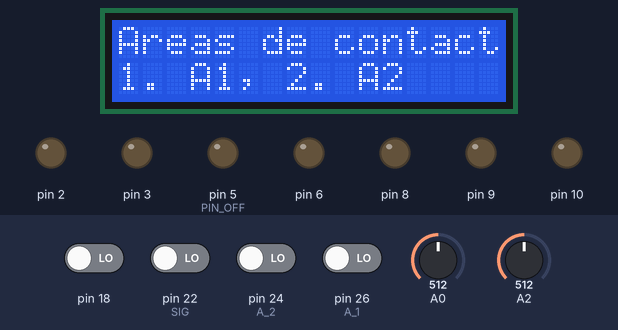
Simulated run of this sketch. Board: Arduino Mega 2560, built with avr-gcc and run on an emulated ATmega2560. Shown: 16×2 character LCD, output pins drawn as LEDs (lit = HIGH). The test bench sets the inputs (shaded band); at power-on: pin 18, pin 22 (SIG), pin 24 (A_2), pin 26 (A_1) LOW, A0 = 512, A2 = 512. EEPROM starts erased; pins used as bus, display or sensor lines are not drawn; what the sketch prints to the serial monitor is not drawn.

Above: at 1.2 s.
1.3 s: pin 24 (A_2) driven HIGH
At 4.2 s:
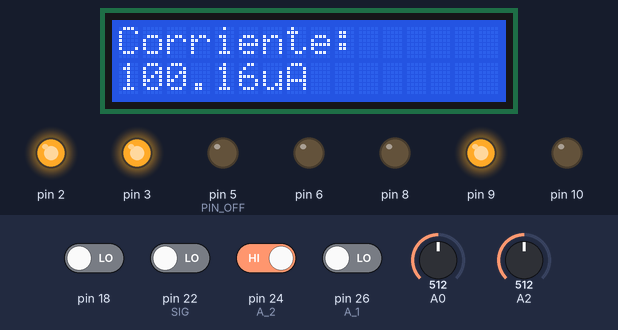
4.3 s: pin 22 (SIG) driven HIGH
At 6.0 s:
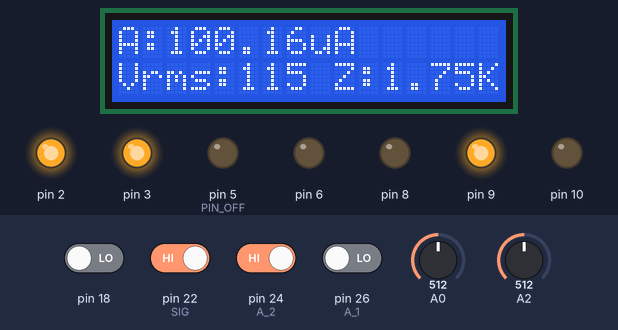
6.8 s: pin 18 driven HIGH
At 8.1 s:
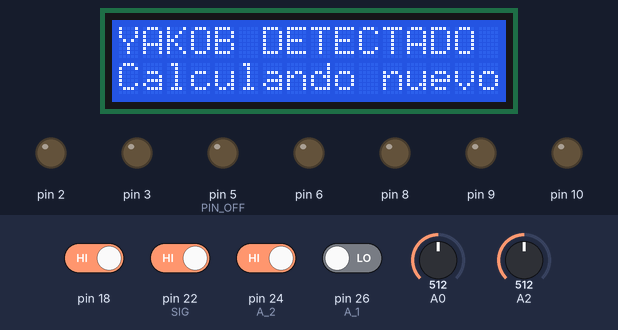
11.3 s: pin 26 (A_1) driven HIGH
At 12.4 s:
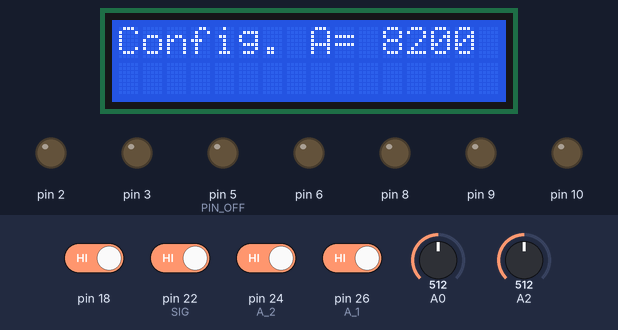
14.3 s: pin 22 (SIG) driven LOW
At 18.8 s:
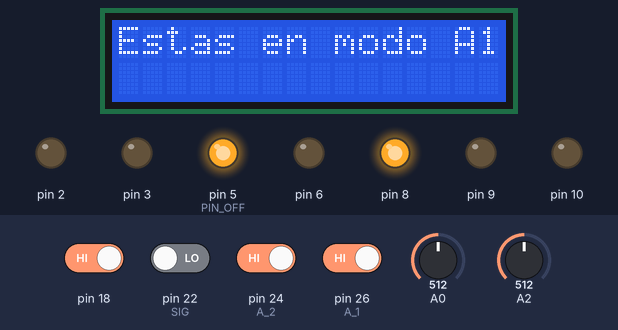
Timing chart, 0 to 20.3 s (numbered marks = the images above; inputs shaded):
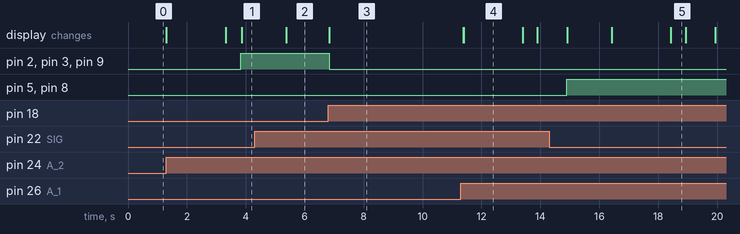

The sketch:

codigo_voltaje.ino
```cpp
#include <LiquidCrystal.h>
#include <EEPROM.h>


enum EstadoPrograma {
  MenuPrincipal,
  modoA1,
  modoA2,
  MostrarDatos,
  ResetPins,
};

const int RED_RELES[8] = { 2, 3, 4, 5, 6, 8, 9, 10 };
const int rs = 17, en = 42, d4 = 34, d5 = 36, d6 = 38, d7 = 40;
LiquidCrystal lcd(rs, en, d4, d5, d6, d7);
const int A_1 = 26;
const int A_2 = 24;
const int SIG = 22;
const int PIN_OFF = 5;
const int voltageAddress = 0;  //COnfig para guardar datos en la eeprom
const int currentAddress = sizeof(float);
const int resistanceAddress = 2 * sizeof(float);
EstadoPrograma estado = EstadoPrograma::MenuPrincipal;
bool estaCambiandoEstado = true;

void setup() {
  Serial.begin(9600);
  lcd.begin(16, 2);
  pinMode(A_1, INPUT);
  pinMode(A_2, INPUT);
  pinMode(SIG, INPUT);
  pinMode(A2, INPUT);
  digitalWrite(A_1, LOW);
  digitalWrite(A_2, LOW);
  digitalWrite(SIG, LOW);

  //SALIDA RED A1
  for (int i = 2; i < 2 + 5; i += 1) {
    pinMode(i, OUTPUT);
  }
  //SALIDA RED A2
  for (int i = 8; i < 8 + 3; i += 1) {
    pinMode(i, OUTPUT);
  }

  attachInterrupt(digitalPinToInterrupt(18), yakoactivo, RISING);
}
void off_reles() {
  // SALIDA RED A1
  for (int i = 2; i < 2 + 5; i += 1) {
    digitalWrite(i, LOW);
  }
  //SALIDA RED A2
  for (int i = 8; i < 8 + 3; i += 1) {
    digitalWrite(i, LOW);
  }
}
void yakoactivo() {
  mostrarPantalla("YAKOB DETECTADO", "Calculando nuevo valor I");
  delay(5000);
  off_reles();
  estaCambiandoEstado = true;
  estado = EstadoPrograma::MenuPrincipal;
}
void mostrarPantalla(String linea1, String linea2) {
  lcd.clear();
  lcd.setCursor(0, 0);
  lcd.print(linea1);
  lcd.setCursor(0, 1);
  lcd.print(linea2);
}


float get_VRMS() {
  float vin = map(analogRead(A2), 0, 1023, 0.0, 5.0);
  float vv= map(vin, 0.0, 5.0, 25.0, 250.0 );
  Serial.print("Vv: ");
  Serial.println(vv);
  return vv;
}


float get_IZ() {
  float voltaje = analogRead(A0) * (5.0 / 1023.0);  // Convertir la lectura ADC a voltaje
  float corriente = mapFloat(voltaje, 0.0, 5.0, 125.0, 200000.0, 3) / 1000;
  EEPROM.put(currentAddress, corriente);
  mostrarPantalla("Corriente: ", "");
  lcd.setCursor(0, 1);
  lcd.print(corriente, 3);
  lcd.setCursor(6, 1);
  lcd.print("uA");
  Serial.print("Corriente: ");
  Serial.print(corriente, 3);  // Imprimir con 3 decimales
  Serial.println(" uA");
  delay(1000);
}

float mapFloat(float x, float in_min, float in_max, float out_min, float out_max, int precision) {
  float result = (x - in_min) * (out_max - out_min) / (in_max - in_min) + out_min;
  return roundf(result * powf(10, precision)) / powf(10, precision);
}

void loop() {
  switch (estado) {
    case MenuPrincipal:
      MenuPrincial();
      break;

    case modoA1:
      ModoA1();
      break;

    case modoA2:
      ModoA2();
      break;

    case MostrarDatos:
      mostrardatos();
      break;
  }
}
```

estado_modo_a1.ino
```cpp
#include "red_resistencias.h"

void ModoA1() {
  Serial.println("Entrando a estado A1");
  mostrarPantalla("Estas en modo A1", "");
  delay(500);
  float v = get_VRMS();
  EEPROM.put(voltageAddress, v);
  lcd.clear();
  lcd.print("voltaje");
  lcd.setCursor(0, 1);
  lcd.print(v);
  delay(1000);

  prender_rele(v, RED_RELES, VALORES_RED_A1, VALOR_R_A1);
  float iz = get_IZ();
  delay(500);
  estado = EstadoPrograma::MostrarDatos;
  estaCambiandoEstado = true;
  Serial.println("Saliendo de estado A1");
}
```

estado_modo_a2.ino
```cpp
#include "red_resistencias.h"

void ModoA2() {
  Serial.println("Entrando a estado A2");
  mostrarPantalla("Estas en modo A2", "");
  delay(500);
  float v = get_VRMS();
  EEPROM.put(voltageAddress, v);
  lcd.clear();
  lcd.print("voltaje");
  lcd.setCursor(0, 1);
  lcd.print(v);

  prender_rele(v, RED_RELES, VALORES_RED_A2, VALOR_R_A2);
  float iz = get_IZ();
  delay(500);
  estado = EstadoPrograma::MostrarDatos;
  estaCambiandoEstado = true;
}
```

menu_principal.ino
```cpp
void MenuPrincial() {
  if (estaCambiandoEstado) {
    mostrarPantalla("Areas de contacto", "1. A1, 2. A2");
    estaCambiandoEstado = false;
  }

  if (digitalRead(A_1) == HIGH) {
    mostrarPantalla("Config. A= 8200 mm^2", "");
    delay(2000);
    estado = EstadoPrograma::modoA1;
  } else if (digitalRead(A_2) == HIGH) {
    mostrarPantalla("Config. A= 100 mm^2", "");
    delay(2000);
    estado = EstadoPrograma::modoA2;
  }
}
```

mostrar_datos.ino
```cpp
void mostrardatos() {
  if (estaCambiandoEstado) {
    mostrarPantalla("Revisando datos", "Presione sig.");
    estaCambiandoEstado = false;
  }
  if (digitalRead(SIG) == HIGH) {
    float VF;
    float CF;
    float RF;
    EEPROM.get(voltageAddress, VF);
    EEPROM.get(currentAddress, CF);
    EEPROM.get(resistanceAddress, RF);
    Serial.print("Voltage: ");
    Serial.println(VF);

    Serial.print("Current: ");
    Serial.println(CF);

    Serial.print("Resistance: ");
    Serial.println(RF);

    lcd.clear();
    lcd.setCursor(0, 0);
    lcd.print("A:");
    lcd.print(CF, 3);
    lcd.setCursor(8, 0);
    lcd.print("uA");
    lcd.setCursor(0, 1);
    lcd.print("Vrms:");
    lcd.print(VF, 0);
    lcd.setCursor(9, 1);
    lcd.print("Z:");
    lcd.print(RF);
    lcd.setCursor(15, 1);
    lcd.print("K");

    delay(6000);
    mostrarPantalla("Repetir P. Sig", "ir a menu: A1-A2");
  }

  if (digitalRead(A_1) == HIGH || digitalRead(A_2) == HIGH) {
    estado = EstadoPrograma::MenuPrincipal;
    estaCambiandoEstado = true;
  }

  //mostrar los VRMS, Z e I mientras se espera activación siguiente, apagar reles
}
```

red_resistencias.h
```cpp
#pragma once

constexpr int VALORES_RED_A1[5][8] = {
  { 1, 1, 1, 1, 0, 0, 1, 1 },  // 25VRMS
  { 0, 0, 0, 1, 0, 0, 0, 1 },  // 75VRMS
  { 0, 0, 1, 1, 0, 1, 0, 0 },  // 125VRMS
  { 0, 0, 1, 1, 1, 0, 0, 0 },  // 175VRMS
  { 1, 1, 1, 1, 1, 0, 0, 0 },  // 225VRMS
};

constexpr int VALORES_RED_A2[5][8] = {
  { 0, 1, 0, 0, 0, 0, 0, 1 },  // 25VRMS
  { 0, 1, 0, 0, 1, 0, 0, 0 },  // 75VRMS
  { 1, 1, 0, 0, 0, 0, 1, 0 },  // 125VRMS
  { 0, 0, 1, 0, 0, 0, 1, 0 },  // 175VRMS
  { 1, 1, 1, 0, 0, 1, 1, 0 },  // 225VRMS
};

float VALOR_R_A1[5] ={3.5, 2.5, 1.75, 1.37, 1.12};

float VALOR_R_A2[5] ={200, 80, 17.5, 5.7, 3};
```

reles.ino
```cpp
void encender_reles(int reles[8], int valores[8]) {
  for (int i = 0; i < 8; i++) {
    digitalWrite(reles[i], valores[i]);
  }
}

void prender_rele(float v, int red[8], int VALORES_RED[5][8], float VALOR_R[5]) {
  Serial.println("PRENDIENDO RELES");
  if (v >= 25 && v <= 50) {
    encender_reles(red, VALORES_RED[0]);
    float R = VALOR_R[0];
    EEPROM.put(resistanceAddress, R);
    Serial.print("Resistencia eqv.");
    Serial.println(R);
  }
  if (v >= 60 && v <= 90) {
    digitalWrite(3, HIGH);
    encender_reles(red, VALORES_RED[0]);
    float R = VALOR_R_A1[1];
    EEPROM.put(resistanceAddress, R);
    Serial.print("Resistencia eqv.");
    Serial.println(R);

  } else if (v >= 110 && v <= 140) {
    digitalWrite(4, HIGH);
    encender_reles(red, VALORES_RED[2]);
    float R = VALOR_R_A1[2];
    EEPROM.put(resistanceAddress, R);
    Serial.print("Resistencia eqv: ");
    Serial.println(R);

  } else if (v >= 160 && v <= 190) {
    encender_reles(red, VALORES_RED[3]);
    float R = VALOR_R_A1[3];
    EEPROM.put(resistanceAddress, R);
    Serial.print("Resistencia eqv. ");
    Serial.println(R);

  } else if (v >= 200) {
    encender_reles(red, VALORES_RED[4]);
    float R = VALOR_R_A1[4];
    Serial.print("Resistencia eqv. ");
    Serial.println(R);
  }
}
```

Measured:
- after the input at 1.3 s, pin 2, pin 3, pin 9: LOW → HIGH after 2.5 s; the display: first changes at once (image 1 shows a later state)
- after the input at 4.3 s, the display: changes after 1.1 s (image 2)
- after the input at 6.8 s, pin 2, pin 3, pin 9: HIGH → LOW at once; the display: changes at once (image 3)
- after the input at 11.3 s, pin 2, pin 3, pin 9: stays LOW (without the input it goes to HIGH after 2.6 s)
- after the input at 14.3 s, the display: first differs from a run without the input after 2.1 s (image 5 shows a later state)
- what the display in image 4 shows lasts 2.0 s, from 11.4 s to 13.4 s
- what the display in image 5 shows lasts 0.5 s, from 18.4 s to 18.9 s
